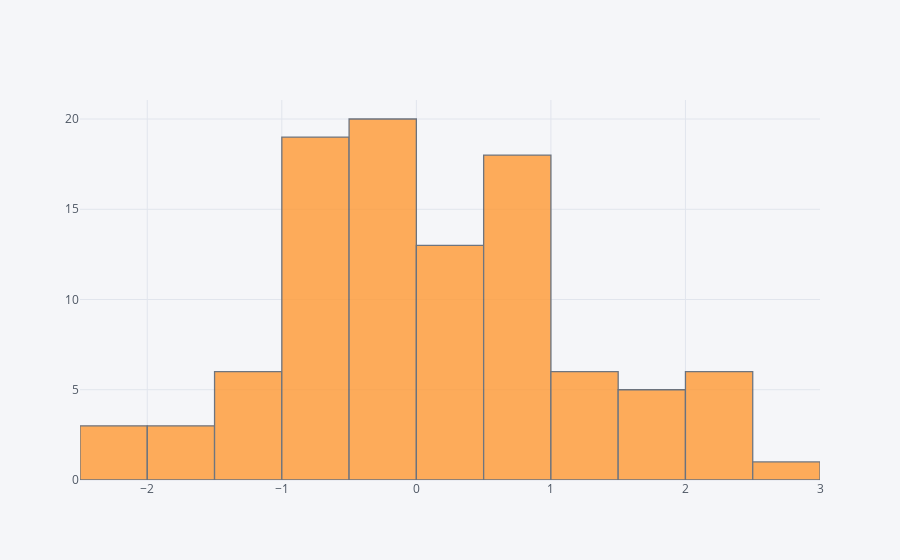

The cell this chart's notebook holds for it:
### Markdown cell above
## histogram

### Code cell
df['A'].iplot(kind='hist',bins=25)

### Figure 1 — Plotly figure (JSON) as saved in the notebook; plotly's stock layout.template omitted (floating-point values rounded to 4 significant figures)
{"data": [{"histfunc": "count", "histnorm": "", "marker": {"color": "rgba(255, 153, 51, 1.0)", "line": {"color": "#4D5663", "width": 1.3}}, "name": "A", "nbinsx": 25, "opacity": 0.8, "orientation": "v", "type": "histogram", "x": [0.7415, 0.2185, -1.227, 1.52, 2.028, 0.08975, -2.367, 2.287, -0.9217, 2.048, -0.6213, 0.7131, -0.7589, 1.526, 0.06996, -0.3157, 2.188, 0.8069, 0.7971, 0.112, -0.1241, 1.456, 0.1039, -0.7129, 0.4194, -1.544, 0.8718, 0.7413, -0.7618, -0.2243, 0.7802, -0.3736, 1.342, -1.26, 0.2091, -0.5592, -0.861, 1.356, -1.634, -1.14, 0.5378, 2.074, 0.4702, 1.568, -0.7256, -0.0469, -0.2512, 0.9775, 1.096, -0.1894, -2.199, 0.7168, -0.6824, -0.5481, -0.7759, -0.4567, -0.7231, -0.09195, -1.295, 0.7917, -0.4492, -0.6646, -0.3018, 0.7016, 2.354, 1.287, 0.05145, 1.735, 2.834, -0.7536, -0.711, -1.178, -0.05107, 0.1907, 0.816, 0.336, 0.6277, 0.5434, -0.337, -0.4625, -0.8004, -0.9625, -2.292, 0.2594, -0.771, -0.3415, -0.158, 1.612, -1.524, -0.376, 0.7501, -0.3433, -0.0353, 0.5875, -0.5322, -0.1301, 1.112, -1.404, 0.9714, 0.4771]}], "layout": {"barmode": "overlay", "legend": {"bgcolor": "#F5F6F9", "font": {"color": "#4D5663"}}, "paper_bgcolor": "#F5F6F9", "plot_bgcolor": "#F5F6F9", "titlefont": {"color": "#4D5663"}, "xaxis1": {"gridcolor": "#E1E5ED", "showgrid": true, "tickfont": {"color": "#4D5663"}, "title": "", "titlefont": {"color": "#4D5663"}, "zerolinecolor": "#E1E5ED"}, "yaxis1": {"gridcolor": "#E1E5ED", "showgrid": true, "tickfont": {"color": "#4D5663"}, "title": "", "titlefont": {"color": "#4D5663"}, "zerolinecolor": "#E1E5ED"}}}
